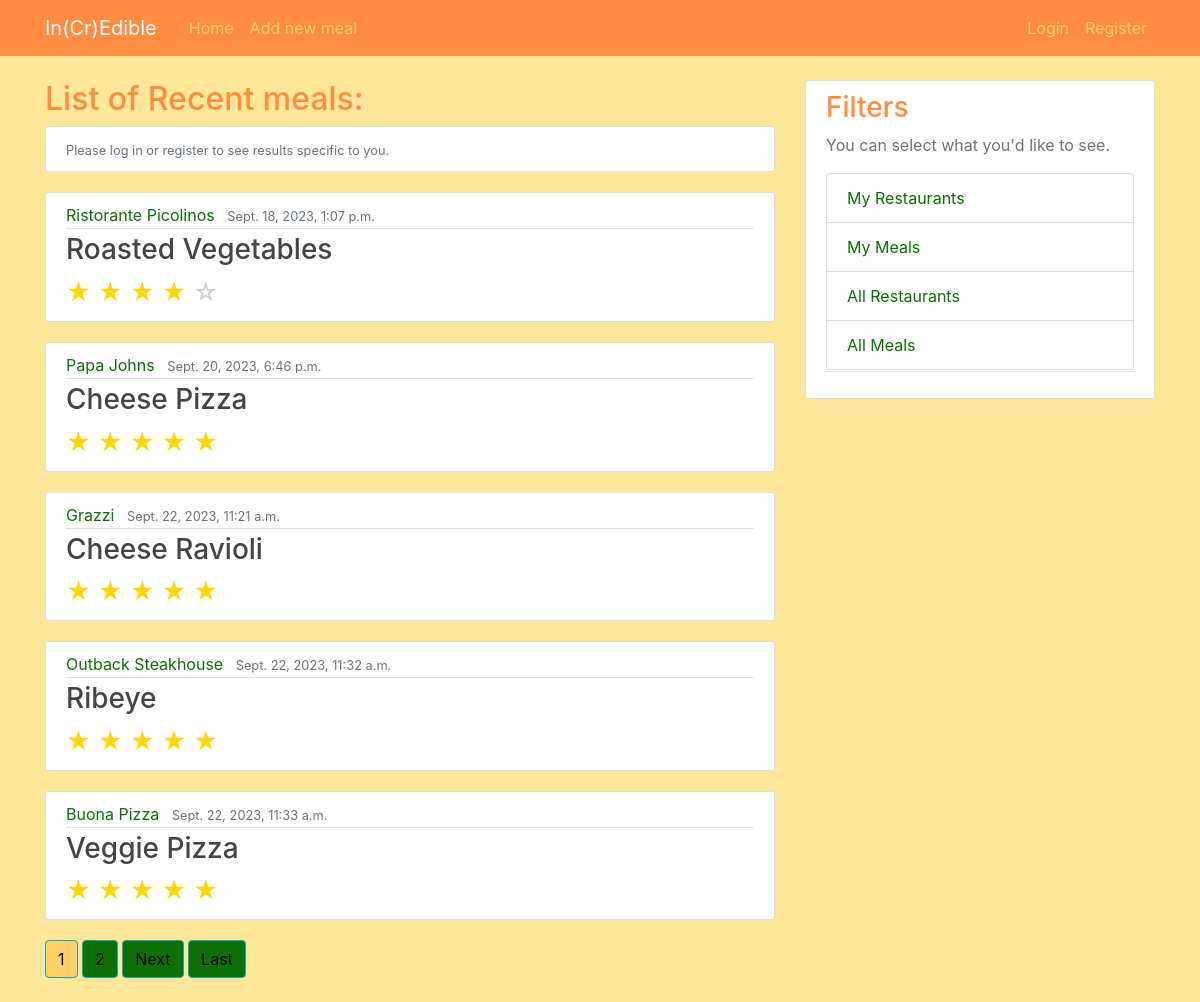
The page / on the database its author committed.
### meals/models.py (models this page shows, shortened)
class Meal(models.Model):
    entree_choice = models.CharField(max_length=100)
    entree_rating = models.IntegerField(default=100)
    notes = models.TextField(default="")
    restaurant_name = models.CharField(max_length=100)
    date = models.DateTimeField("Date dined", default=timezone.now)
    eaten_by = models.ForeignKey(User, on_delete=models.CASCADE)

### meals/views.py (the view)
# urls.py: path("", MealListView.as_view(), name="home"),
class MealListView(ListView):
    model = Meal
    template_name = 'meals/home.html'
    context_object_name = 'meal_list'
    paginate_by = 5
    order_by = '-date'
    def get_context_data(self, **kwargs: Any) -> Dict[str, Any]:
        context = super(MealListView, self).get_context_data(**kwargs)
        context['scope'] = "all"
        context['starvalues'] = [20,40,60,80,100]
        return context

### meals/templates/meals/home.html (shortened to what this page needs)
{% extends "meals/base.html" %}
{% block content %}
    {% if type == "restaurant" %}
        {% if restaurant_name %}
            <h2> List of dishes eaten at {{ restaurant_name }}:</h2>
        {% else %}
            <h2> List of recent meals: </h2>
        {% endif %}
    {% else %}
        {% if meal_list %}
            <h2> List of Recent meals: </h2>
        {% else %}
            <h2> No results </h2>
        {% endif %}
    {% endif %}
    {% if not user.is_authenticated %}
    <article class="media content-section">
        <div class="media-body">
            <small class="text-muted">Please log in or register to see results specific to you.</small>
        </div>
    </article>
    {% endif %}
    {% if meal_list %}
        {% for meal in meal_list %}
            <article class="media content-section">
                <div class="media-body">
                    <div class="article-metadata">
                        <a class="mr-2" href="{% url 'meals:restaurant' meal.restaurant_name scope %}">{{ meal.restaurant_name }}</a>
                        <small class="text-muted">{{ meal.date }}</small>
                    </div>
                    <h3><a class="article-title" href="{% url 'meals:meal-detail'  meal.id %}">{{ meal.entree_choice }}</a></h3>
                    <div class="star-rating">
                        {% for val in starvalues %}
                            {% if val <= meal.entree_rating %}
                                <span class="star">&#9733;</span>
                            {% else %}
                                <span class="empty-star">&#9734;</span>
                            {% endif %}
                        {% endfor %}
                    </div>
                </div>
            </article>
        {% endfor %}
    {% else %}
        <p>No meals have been logged.</p>
    {% endif %}
    {% if is_paginated %}
        {% for num in page_obj.paginator.page_range %}
            {% if page_obj.number == num %}
                <a class="btn btn-info mb-4" href="?page={{ num }}">{{ num }}</a>
            {% elif num > page_obj.number|add:'-3' and num < page_obj.number|add:'3' %}
                <a class="btn btn-outline-info mb-4" href="?page={{ num }}">{{ num }}</a>
            {% endif %}
        {% endfor %}
        {% if page_obj.has_next %}
            <a class="btn btn-outline-info mb-4" href="?page={{ page_obj.next_page_number}}">Next</a>
            <a class="btn btn-outline-info mb-4" href="?page={{ page_obj.paginator.num_pages }}">Last</a>
        {% endif %}
    {% endif %}
{% endblock content %}

### meals/static/meals/main.css (style rules this page uses)
body { background: #FFE79A; color: #333333; margin-top: 5rem; }
h1, h2, h3, h4, h5, h6 { color: #FF8C42; }
.content-section { background: #ffffff; padding: 10px 20px; border: 1px solid #dddddd; border-radius: 3px; margin-bottom: 20px; }
.article-title { color: #444444; }
.article-metadata { padding-bottom: 1px; margin-bottom: 4px; border-bottom: 1px solid #e3e3e3 }
.mr-2 { color: #0d7006; }
.btn-outline-info { background: #0d7006; color: #000000; }
.btn-info { background: #FFD166; color: #000000; }
.star-rating { display: inline-block; font-size: 24px; }
.star-rating .star { color: #FFD700; }
.star-rating .empty-star { color: #ccc; }

### rows shown on the page
Meal: restaurant_name "Ristorante Picolinos", date "Sept. 18, 2023, 1:07 p.m.", entree_choice "Roasted Vegetables"
Meal: restaurant_name "Papa Johns", date "Sept. 20, 2023, 6:46 p.m.", entree_choice "Cheese Pizza"
Meal: restaurant_name "Grazzi", date "Sept. 22, 2023, 11:21 a.m.", entree_choice "Cheese Ravioli"
Meal: restaurant_name "Outback Steakhouse", date "Sept. 22, 2023, 11:32 a.m.", entree_choice "Ribeye"
Meal: restaurant_name "Buona Pizza", date "Sept. 22, 2023, 11:33 a.m.", entree_choice "Veggie Pizza"

### other values the page prints
{{ num }} "1"
{{ num }} "2"
